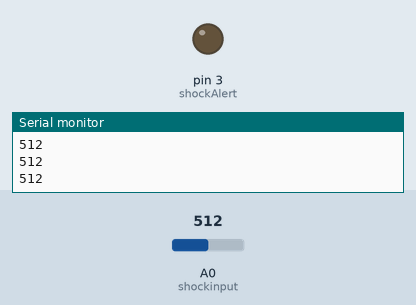
This sketch was run on a simulated Arduino Uno, built with avr-gcc and run on an emulated ATmega328P. On the bench: output pins drawn as LEDs (lit = HIGH), the last lines printed to the serial monitor. Inputs (shaded band) come from the test bench; at power-on: A0 (shockinput) = 512.

Above: at 1.2 s.
1.3 s: A0 (shockinput) set to 491
At 2.3 s:
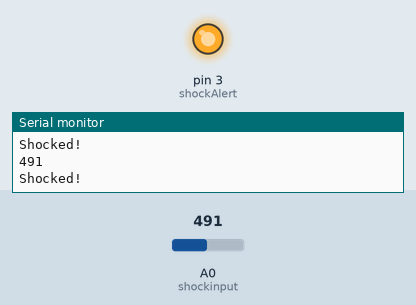
2.8 s: A0 (shockinput) set to 510
At 3.7 s:
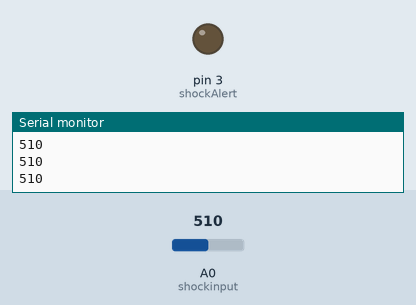
4.6 s: A0 (shockinput) set to 490
At 5.0 s:
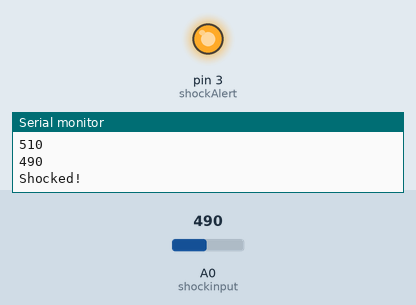
Timing chart, 0 to 7.6 s (numbered marks = the images above; inputs shaded):
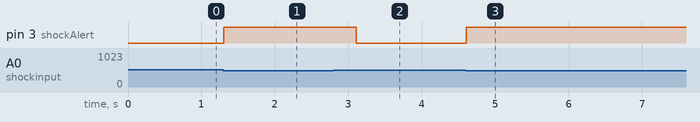

The sketch:

reading_seansers_values.ino
```cpp
#define shockinput A0
#define shockAlert 3

void setup() {
  Serial.begin(9600); // open the serial port at 9600 bps:
  pinMode(shockinput, INPUT); // setting up input for shock sensor
  pinMode(shockAlert,OUTPUT);
}

void loop() {
  int sockValue = analogRead(shockinput); //getting the shock value
  Serial.print(sockValue);
  Serial.print("\n");
  digitalWrite(shockAlert,LOW);
  if(sockValue < 500){
    Serial.print("Shocked! \n");
    digitalWrite(shockAlert,HIGH);
    delay(500);
  }
  Serial.print("\n");
  delay(100);
}
```

Measured:
- the behaviour switches between 500 and 499 on A0 (shockinput) (found by bisection; images 0 and 1)
- after the input at 1.3 s, pin 3 (shockAlert): LOW → HIGH at once
- after the input at 2.8 s, pin 3 (shockAlert): HIGH → LOW after 0.31 s
- after the input at 4.6 s, pin 3 (shockAlert): LOW → HIGH at once
